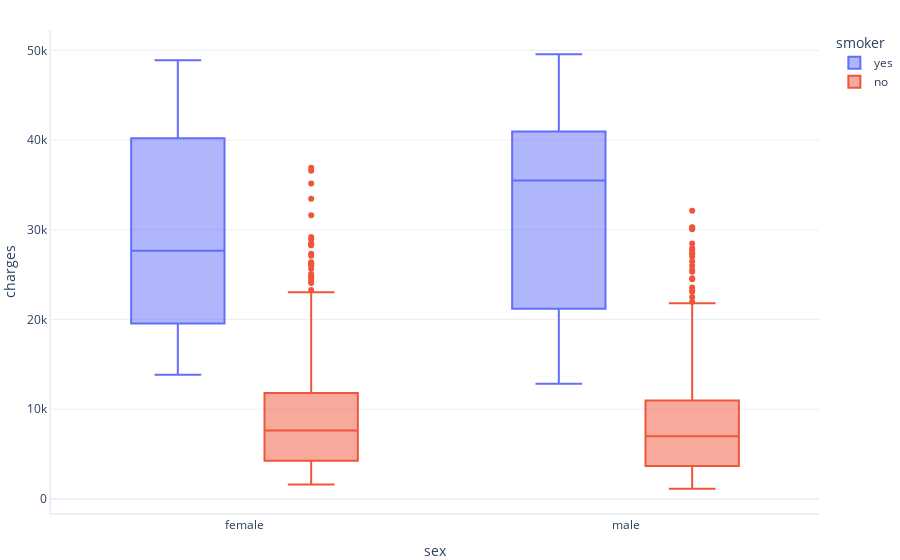

Notebook code cell kept with this figure:
### Markdown cell above
En esta grafica separamos a los grupos de fumadores y no fumadores, añadiendo la dimension de tipo de sexo, podemos notar que el sexo no es tan distintivo al momento de analizar los cargos, a diferencia de si es fumador o no, como se habia concluido antiormente

### Code cell
rq.box_and_whisker(df,label_x='sex', label_y='charges',label_x2='smoker')

### Figure 1 — Plotly figure (JSON) as saved in the notebook; plotly's stock layout.template omitted (floating-point values rounded to 4 significant figures; data arrays with more than 128 entries replaced by an {"elided": "..."} marker saying what was removed)
{"data": [{"alignmentgroup": "True", "hovertemplate": "smoker=yes<br>sex=%{x}<br>charges=%{y}<extra></extra>", "legendgroup": "yes", "marker": {"color": "#636efa"}, "name": "yes", "notched": false, "offsetgroup": "yes", "orientation": "v", "showlegend": true, "type": "box", "x": {"elided": "267 str values"}, "x0": " ", "xaxis": "x", "y": {"elided": "267 float values"}, "y0": " ", "yaxis": "y"}, {"alignmentgroup": "True", "hovertemplate": "smoker=no<br>sex=%{x}<br>charges=%{y}<extra></extra>", "legendgroup": "no", "marker": {"color": "#EF553B"}, "name": "no", "notched": false, "offsetgroup": "no", "orientation": "v", "showlegend": true, "type": "box", "x": {"elided": "1064 str values"}, "x0": " ", "xaxis": "x", "y": {"elided": "1064 float values"}, "y0": " ", "yaxis": "y"}], "layout": {"boxmode": "group", "legend": {"title": {"text": "smoker"}, "tracegroupgap": 0}, "xaxis": {"anchor": "y", "domain": [0, 1], "title": {"text": "sex"}}, "yaxis": {"anchor": "x", "domain": [0, 1], "title": {"text": "charges"}}}}
